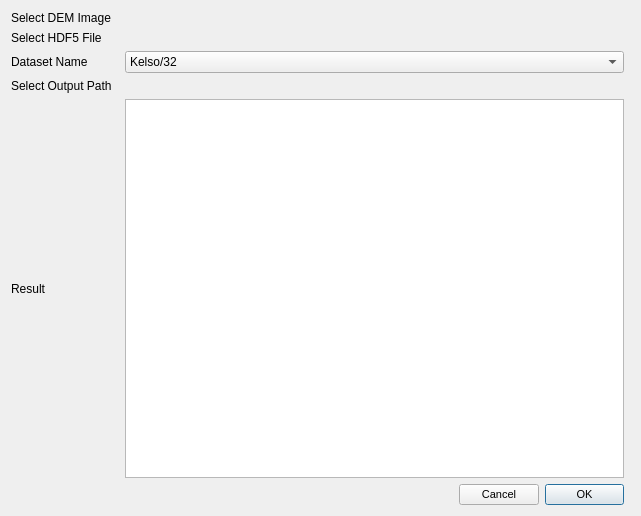
<?xml version="1.0" encoding="UTF-8"?>
<ui version="4.0">
 <class>RectificationDialogBase</class>
 <widget class="QDialog" name="RectificationDialogBase">
  <property name="geometry">
   <rect>
    <x>0</x>
    <y>0</y>
    <width>641</width>
    <height>516</height>
   </rect>
  </property>
  <property name="windowTitle">
   <string>MMW Rectification</string>
  </property>
  <property name="windowIcon">
   <iconset resource="resources.qrc">
    <normaloff>:/plugins/rectification/icon.png</normaloff>:/plugins/rectification/icon.png</iconset>
  </property>
  <layout class="QGridLayout" name="gridLayout">
   <item row="4" column="0">
    <widget class="QLabel" name="label_6">
     <property name="text">
      <string>Result</string>
     </property>
    </widget>
   </item>
   <item row="4" column="1">
    <widget class="QPlainTextEdit" name="plainTextEdit">
     <property name="readOnly">
      <bool>true</bool>
     </property>
    </widget>
   </item>
   <item row="5" column="1">
    <widget class="QDialogButtonBox" name="button_box">
     <property name="maximumSize">
      <size>
       <width>165</width>
       <height>16777215</height>
      </size>
     </property>
     <property name="font">
      <font>
       <pointsize>8</pointsize>
      </font>
     </property>
     <property name="layoutDirection">
      <enum>Qt::RightToLeft</enum>
     </property>
     <property name="orientation">
      <enum>Qt::Horizontal</enum>
     </property>
     <property name="standardButtons">
      <set>QDialogButtonBox::Cancel|QDialogButtonBox::Ok</set>
     </property>
     <property name="centerButtons">
      <bool>false</bool>
     </property>
    </widget>
   </item>
   <item row="3" column="0">
    <widget class="QLabel" name="label_5">
     <property name="text">
      <string>Select Output Path  </string>
     </property>
    </widget>
   </item>
   <item row="3" column="1" colspan="2">
    <widget class="QgsFileWidget" name="mQgsFileWidget_3">
     <property name="toolTip">
      <string>&lt;html&gt;&lt;head/&gt;&lt;body&gt;&lt;p&gt;Select output directory&lt;/p&gt;&lt;/body&gt;&lt;/html&gt;</string>
     </property>
     <property name="filter">
      <string>*.tif *.tiff *.gtif *.img</string>
     </property>
    </widget>
   </item>
   <item row="0" column="1" colspan="2">
    <widget class="QgsFileWidget" name="mQgsFileWidget">
     <property name="toolTip">
      <string>&lt;html&gt;&lt;head/&gt;&lt;body&gt;&lt;p&gt;Select DEM image input (.tif)&lt;/p&gt;&lt;/body&gt;&lt;/html&gt;</string>
     </property>
     <property name="statusTip">
      <string>Select DEM image input (.tif)</string>
     </property>
     <property name="filter">
      <string>*.tif *.tiff *.gtif ;;*.img ;; *.*</string>
     </property>
    </widget>
   </item>
   <item row="1" column="1" colspan="2">
    <widget class="QgsFileWidget" name="mQgsFileWidget_2">
     <property name="toolTip">
      <string>&lt;html&gt;&lt;head/&gt;&lt;body&gt;&lt;p&gt;Select HDF5 file input (.h5)&lt;/p&gt;&lt;/body&gt;&lt;/html&gt;</string>
     </property>
     <property name="filter">
      <string>*.h5*</string>
     </property>
    </widget>
   </item>
   <item row="2" column="0">
    <widget class="QLabel" name="label_3">
     <property name="text">
      <string>Dataset Name</string>
     </property>
    </widget>
   </item>
   <item row="1" column="0">
    <widget class="QLabel" name="label_2">
     <property name="maximumSize">
      <size>
       <width>120</width>
       <height>16777215</height>
      </size>
     </property>
     <property name="text">
      <string>Select HDF5 File</string>
     </property>
    </widget>
   </item>
   <item row="2" column="1">
    <widget class="QComboBox" name="comboBox_2">
     <property name="minimumSize">
      <size>
       <width>350</width>
       <height>0</height>
      </size>
     </property>
     <property name="maximumSize">
      <size>
       <width>16777215</width>
       <height>16777215</height>
      </size>
     </property>
     <property name="toolTip">
      <string>&lt;html&gt;&lt;head/&gt;&lt;body&gt;&lt;p&gt;Select verbose mode&lt;/p&gt;&lt;/body&gt;&lt;/html&gt;</string>
     </property>
     <item>
      <property name="text">
       <string>Kelso/32</string>
      </property>
     </item>
    </widget>
   </item>
   <item row="0" column="0">
    <widget class="QLabel" name="label">
     <property name="text">
      <string>Select DEM Image</string>
     </property>
    </widget>
   </item>
  </layout>
 </widget>
 <customwidgets>
  <customwidget>
   <class>QgsFileWidget</class>
   <extends>QWidget</extends>
   <header>qgsfilewidget.h</header>
  </customwidget>
 </customwidgets>
 <resources>
  <include location="resources.qrc"/>
 </resources>
 <connections>
  <connection>
   <sender>button_box</sender>
   <signal>accepted()</signal>
   <receiver>RectificationDialogBase</receiver>
   <slot>accept()</slot>
   <hints>
    <hint type="sourcelabel">
     <x>11</x>
     <y>357</y>
    </hint>
    <hint type="destinationlabel">
     <x>20</x>
     <y>20</y>
    </hint>
   </hints>
  </connection>
  <connection>
   <sender>button_box</sender>
   <signal>rejected()</signal>
   <receiver>RectificationDialogBase</receiver>
   <slot>reject()</slot>
   <hints>
    <hint type="sourcelabel">
     <x>11</x>
     <y>357</y>
    </hint>
    <hint type="destinationlabel">
     <x>20</x>
     <y>20</y>
    </hint>
   </hints>
  </connection>
 </connections>
</ui>
